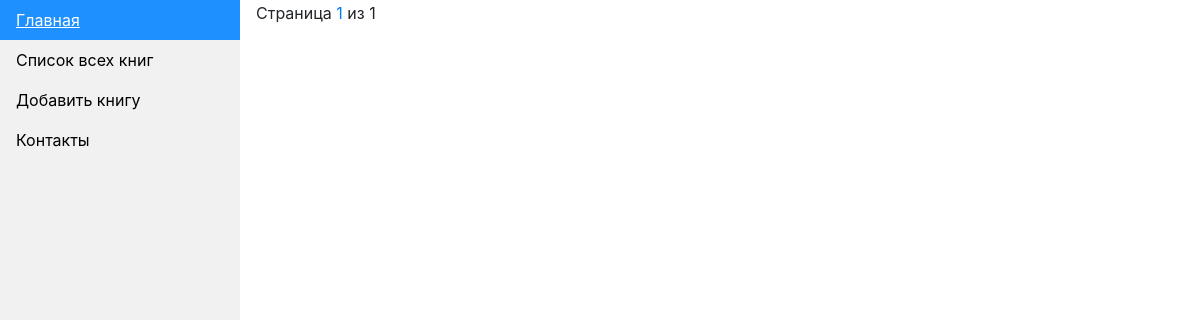
/books_list/, run on an earlier commit of the app's database.
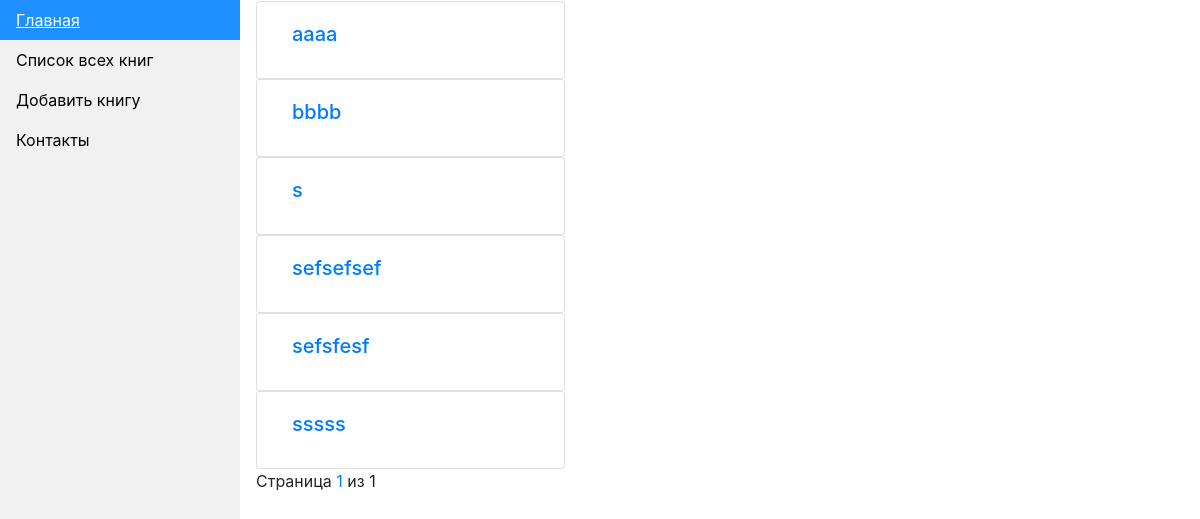
And on a later commit of the database.
### main_app/models.py (models this page shows, shortened)
class BookModel(models.Model):
    title = models.CharField(max_length=64, verbose_name='Название книги')
    country = models.CharField(max_length=32, verbose_name='Страна')
    genre = models.CharField(max_length=32, verbose_name='Жанр')
    author = models.CharField(max_length=64, verbose_name='Автор')
    year = models.CharField(max_length=32, verbose_name='Дата публикации')
    description = models.TextField(verbose_name='Описание')
    amount_in_stock = models.IntegerField()

### main_app/views.py (the view)
# urls.py: path('books_list/', views.books_list, name='books_list'),
def books_list(request):
    qs = BookModel.objects.all().order_by('title')
    paginator = Paginator(qs, 50)
    page = request.GET.get('page')
    try:
        qs = paginator.page(page)
    except PageNotAnInteger:
        qs = paginator.page(1)
    except EmptyPage:
        qs = paginator.page(paginator.num_pages)
    context = {
        'query': qs,
    }
    return render(request, "books/books_list.html", context)

### templates/books/books_list.html (shortened to what this page needs)
{% extends 'base.html' %}
{% load static %}
{% block content %}
    {% for q in query %}
        <div class="card col-lg-4">
            <div class="card-body">
                <h5 class="card-title">
                    <a href="{% url 'book_single' q.id %}">{{ q.title }}</a><br>
                </h5>
            </div>
        </div>
    {% endfor %}
    <div class="row pagination-wrap" style="margin-bottom: 20px">
        <div class="col-md-6 text-center text-md-left">
            <div class="custom-pagination ml-auto">
                <div class="d-inline-block">
                    Страница <a href="#" class="active">{{ query.number }}</a> из {{ query.paginator.num_pages }}
                </div>
            </div>
        </div>
    </div>
{% endblock %}

What changed in the data, as far as the page shows it:
added BookModel: title "aaaa"
added BookModel: title "bbbb"
added BookModel: title "s"
added BookModel: title "sefsefsef"
added BookModel: title "sefsfesf"
added BookModel: title "sssss"
